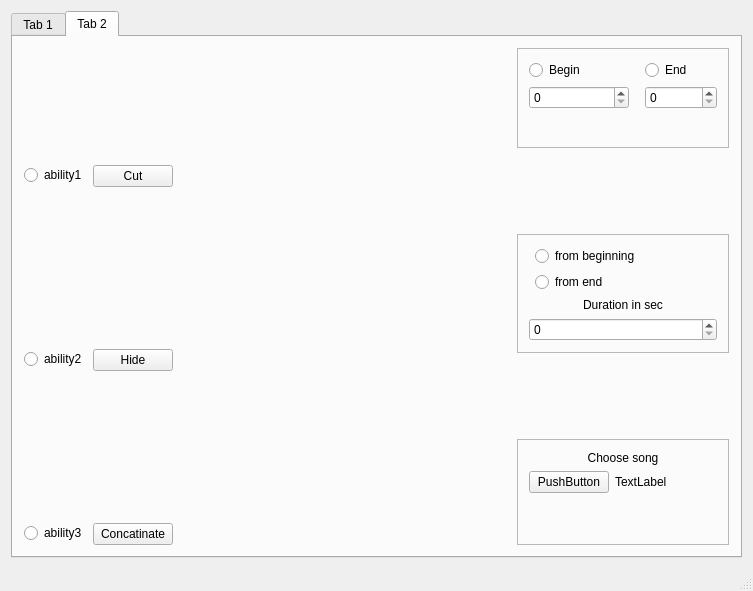
<?xml version="1.0" encoding="UTF-8"?>
<ui version="4.0">
 <class>MainWindow</class>
 <widget class="QMainWindow" name="MainWindow">
  <property name="geometry">
   <rect>
    <x>0</x>
    <y>0</y>
    <width>753</width>
    <height>591</height>
   </rect>
  </property>
  <property name="windowTitle">
   <string>MainWindow</string>
  </property>
  <widget class="QWidget" name="centralWidget">
   <layout class="QGridLayout" name="gridLayout_2">
    <item row="0" column="1">
     <widget class="QTabWidget" name="tabWidget">
      <property name="currentIndex">
       <number>1</number>
      </property>
      <widget class="QWidget" name="tab">
       <attribute name="title">
        <string>Tab 1</string>
       </attribute>
       <layout class="QGridLayout" name="gridLayout">
        <item row="0" column="0">
         <layout class="QVBoxLayout" name="verticalLayout">
          <item>
           <widget class="QLabel" name="label">
            <property name="text">
             <string>TextLabel</string>
            </property>
            <property name="alignment">
             <set>Qt::AlignCenter</set>
            </property>
           </widget>
          </item>
          <item>
           <widget class="QSlider" name="horizontalSlider">
            <property name="orientation">
             <enum>Qt::Horizontal</enum>
            </property>
           </widget>
          </item>
          <item>
           <layout class="QHBoxLayout" name="horizontalLayout">
            <item>
             <widget class="QTimeEdit" name="timeEdit_2">
              <property name="enabled">
               <bool>true</bool>
              </property>
              <property name="wrapping">
               <bool>false</bool>
              </property>
              <property name="frame">
               <bool>true</bool>
              </property>
              <property name="readOnly">
               <bool>true</bool>
              </property>
              <property name="buttonSymbols">
               <enum>QAbstractSpinBox::NoButtons</enum>
              </property>
              <property name="keyboardTracking">
               <bool>true</bool>
              </property>
             </widget>
            </item>
            <item>
             <widget class="QPushButton" name="pushButton">
              <property name="text">
               <string>&gt;</string>
              </property>
             </widget>
            </item>
            <item>
             <widget class="QPushButton" name="pushButton_2">
              <property name="text">
               <string>||</string>
              </property>
             </widget>
            </item>
            <item>
             <widget class="QPushButton" name="pushButton_3">
              <property name="text">
               <string>STOP</string>
              </property>
             </widget>
            </item>
            <item>
             <widget class="QPushButton" name="pushButton_4">
              <property name="text">
               <string>.</string>
              </property>
             </widget>
            </item>
            <item>
             <widget class="QTimeEdit" name="timeEdit">
              <property name="enabled">
               <bool>true</bool>
              </property>
              <property name="wrapping">
               <bool>false</bool>
              </property>
              <property name="frame">
               <bool>true</bool>
              </property>
              <property name="readOnly">
               <bool>true</bool>
              </property>
              <property name="buttonSymbols">
               <enum>QAbstractSpinBox::NoButtons</enum>
              </property>
              <property name="keyboardTracking">
               <bool>true</bool>
              </property>
             </widget>
            </item>
           </layout>
          </item>
          <item>
           <layout class="QHBoxLayout" name="horizontalLayout_2">
            <item>
             <spacer name="horizontalSpacer_3">
              <property name="orientation">
               <enum>Qt::Horizontal</enum>
              </property>
              <property name="sizeHint" stdset="0">
               <size>
                <width>40</width>
                <height>20</height>
               </size>
              </property>
             </spacer>
            </item>
            <item>
             <widget class="QPushButton" name="pushButton_5">
              <property name="text">
               <string>PushButton</string>
              </property>
             </widget>
            </item>
            <item>
             <spacer name="horizontalSpacer_2">
              <property name="orientation">
               <enum>Qt::Horizontal</enum>
              </property>
              <property name="sizeHint" stdset="0">
               <size>
                <width>40</width>
                <height>20</height>
               </size>
              </property>
             </spacer>
            </item>
            <item>
             <widget class="QPushButton" name="pushButton_7">
              <property name="sizePolicy">
               <sizepolicy hsizetype="Minimum" vsizetype="Fixed">
                <horstretch>0</horstretch>
                <verstretch>0</verstretch>
               </sizepolicy>
              </property>
              <property name="maximumSize">
               <size>
                <width>45</width>
                <height>16777215</height>
               </size>
              </property>
              <property name="text">
               <string>PushButton</string>
              </property>
             </widget>
            </item>
            <item>
             <widget class="QPushButton" name="pushButton_8">
              <property name="maximumSize">
               <size>
                <width>45</width>
                <height>16777215</height>
               </size>
              </property>
              <property name="text">
               <string>PushButton</string>
              </property>
             </widget>
            </item>
            <item>
             <widget class="QPushButton" name="pushButton_9">
              <property name="maximumSize">
               <size>
                <width>45</width>
                <height>16777215</height>
               </size>
              </property>
              <property name="text">
               <string>PushButton</string>
              </property>
             </widget>
            </item>
            <item>
             <spacer name="horizontalSpacer">
              <property name="orientation">
               <enum>Qt::Horizontal</enum>
              </property>
              <property name="sizeHint" stdset="0">
               <size>
                <width>40</width>
                <height>20</height>
               </size>
              </property>
             </spacer>
            </item>
            <item>
             <widget class="QPushButton" name="pushButton_6">
              <property name="text">
               <string>PushButton</string>
              </property>
             </widget>
            </item>
            <item>
             <spacer name="horizontalSpacer_4">
              <property name="orientation">
               <enum>Qt::Horizontal</enum>
              </property>
              <property name="sizeHint" stdset="0">
               <size>
                <width>40</width>
                <height>20</height>
               </size>
              </property>
             </spacer>
            </item>
           </layout>
          </item>
          <item>
           <widget class="QListView" name="listView"/>
          </item>
         </layout>
        </item>
       </layout>
      </widget>
      <widget class="QWidget" name="tab_2">
       <attribute name="title">
        <string>Tab 2</string>
       </attribute>
       <layout class="QGridLayout" name="gridLayout_7">
        <item row="0" column="0">
         <layout class="QGridLayout" name="gridLayout_3">
          <item row="0" column="1">
           <spacer name="horizontalSpacer_5">
            <property name="orientation">
             <enum>Qt::Horizontal</enum>
            </property>
            <property name="sizeHint" stdset="0">
             <size>
              <width>40</width>
              <height>20</height>
             </size>
            </property>
           </spacer>
          </item>
          <item row="0" column="0">
           <layout class="QFormLayout" name="formLayout">
            <item row="1" column="1">
             <widget class="QPushButton" name="pushButton_10">
              <property name="text">
               <string>Сut</string>
              </property>
             </widget>
            </item>
            <item row="2" column="0">
             <spacer name="verticalSpacer">
              <property name="orientation">
               <enum>Qt::Vertical</enum>
              </property>
              <property name="sizeHint" stdset="0">
               <size>
                <width>20</width>
                <height>150</height>
               </size>
              </property>
             </spacer>
            </item>
            <item row="3" column="0">
             <widget class="QRadioButton" name="radioButton_2">
              <property name="text">
               <string>ability2</string>
              </property>
             </widget>
            </item>
            <item row="3" column="1">
             <widget class="QPushButton" name="pushButton_11">
              <property name="text">
               <string>Hide</string>
              </property>
             </widget>
            </item>
            <item row="4" column="0">
             <spacer name="verticalSpacer_2">
              <property name="orientation">
               <enum>Qt::Vertical</enum>
              </property>
              <property name="sizeHint" stdset="0">
               <size>
                <width>20</width>
                <height>140</height>
               </size>
              </property>
             </spacer>
            </item>
            <item row="5" column="0">
             <widget class="QRadioButton" name="radioButton_3">
              <property name="text">
               <string>ability3</string>
              </property>
             </widget>
            </item>
            <item row="5" column="1">
             <widget class="QPushButton" name="pushButton_12">
              <property name="text">
               <string>Concatinate</string>
              </property>
             </widget>
            </item>
            <item row="0" column="0">
             <spacer name="verticalSpacer_6">
              <property name="orientation">
               <enum>Qt::Vertical</enum>
              </property>
              <property name="sizeHint" stdset="0">
               <size>
                <width>20</width>
                <height>40</height>
               </size>
              </property>
             </spacer>
            </item>
            <item row="1" column="0">
             <widget class="QRadioButton" name="radioButton">
              <property name="layoutDirection">
               <enum>Qt::LeftToRight</enum>
              </property>
              <property name="text">
               <string>ability1</string>
              </property>
             </widget>
            </item>
           </layout>
          </item>
          <item row="0" column="4">
           <layout class="QVBoxLayout" name="verticalLayout_3">
            <item>
             <widget class="QFrame" name="frame">
              <property name="minimumSize">
               <size>
                <width>100</width>
                <height>100</height>
               </size>
              </property>
              <property name="frameShape">
               <enum>QFrame::StyledPanel</enum>
              </property>
              <property name="frameShadow">
               <enum>QFrame::Raised</enum>
              </property>
              <layout class="QGridLayout" name="gridLayout_4">
               <item row="0" column="0">
                <layout class="QFormLayout" name="formLayout_2">
                 <property name="sizeConstraint">
                  <enum>QLayout::SetDefaultConstraint</enum>
                 </property>
                 <property name="rowWrapPolicy">
                  <enum>QFormLayout::DontWrapRows</enum>
                 </property>
                 <property name="labelAlignment">
                  <set>Qt::AlignJustify|Qt::AlignVCenter</set>
                 </property>
                 <property name="formAlignment">
                  <set>Qt::AlignHCenter|Qt::AlignTop</set>
                 </property>
                 <item row="1" column="0">
                  <widget class="QRadioButton" name="radioButton_6">
                   <property name="minimumSize">
                    <size>
                     <width>110</width>
                     <height>0</height>
                    </size>
                   </property>
                   <property name="text">
                    <string>Begin</string>
                   </property>
                  </widget>
                 </item>
                 <item row="1" column="1">
                  <widget class="QRadioButton" name="radioButton_7">
                   <property name="text">
                    <string>End</string>
                   </property>
                  </widget>
                 </item>
                 <item row="2" column="0">
                  <widget class="QSpinBox" name="spinBox">
                   <property name="minimumSize">
                    <size>
                     <width>100</width>
                     <height>0</height>
                    </size>
                   </property>
                   <property name="maximum">
                    <number>2000</number>
                   </property>
                  </widget>
                 </item>
                 <item row="2" column="1">
                  <widget class="QSpinBox" name="spinBox_2">
                   <property name="minimumSize">
                    <size>
                     <width>72</width>
                     <height>0</height>
                    </size>
                   </property>
                   <property name="maximum">
                    <number>2000</number>
                   </property>
                  </widget>
                 </item>
                </layout>
               </item>
              </layout>
             </widget>
            </item>
            <item>
             <spacer name="verticalSpacer_3">
              <property name="orientation">
               <enum>Qt::Vertical</enum>
              </property>
              <property name="sizeHint" stdset="0">
               <size>
                <width>20</width>
                <height>40</height>
               </size>
              </property>
             </spacer>
            </item>
            <item>
             <widget class="QFrame" name="frame_2">
              <property name="frameShape">
               <enum>QFrame::StyledPanel</enum>
              </property>
              <property name="frameShadow">
               <enum>QFrame::Raised</enum>
              </property>
              <layout class="QGridLayout" name="gridLayout_5">
               <item row="0" column="0">
                <layout class="QFormLayout" name="formLayout_3">
                 <item row="1" column="0">
                  <layout class="QHBoxLayout" name="horizontalLayout_3"/>
                 </item>
                 <item row="1" column="1">
                  <widget class="QRadioButton" name="radioButton_4">
                   <property name="text">
                    <string>from end</string>
                   </property>
                  </widget>
                 </item>
                 <item row="2" column="0" colspan="2">
                  <widget class="QLabel" name="label_4">
                   <property name="text">
                    <string>Duration in sec</string>
                   </property>
                   <property name="alignment">
                    <set>Qt::AlignCenter</set>
                   </property>
                  </widget>
                 </item>
                 <item row="3" column="0" colspan="2">
                  <widget class="QSpinBox" name="spinBox_3"/>
                 </item>
                 <item row="0" column="1">
                  <widget class="QRadioButton" name="radioButton_5">
                   <property name="text">
                    <string>from beginning</string>
                   </property>
                  </widget>
                 </item>
                </layout>
               </item>
              </layout>
             </widget>
            </item>
            <item>
             <spacer name="verticalSpacer_4">
              <property name="orientation">
               <enum>Qt::Vertical</enum>
              </property>
              <property name="sizeHint" stdset="0">
               <size>
                <width>20</width>
                <height>40</height>
               </size>
              </property>
             </spacer>
            </item>
            <item>
             <widget class="QFrame" name="frame_3">
              <property name="frameShape">
               <enum>QFrame::StyledPanel</enum>
              </property>
              <property name="frameShadow">
               <enum>QFrame::Raised</enum>
              </property>
              <layout class="QGridLayout" name="gridLayout_6">
               <item row="0" column="0">
                <layout class="QFormLayout" name="formLayout_4">
                 <item row="1" column="0">
                  <widget class="QPushButton" name="pushButton_13">
                   <property name="text">
                    <string>PushButton</string>
                   </property>
                  </widget>
                 </item>
                 <item row="1" column="1">
                  <widget class="QLabel" name="label_5">
                   <property name="text">
                    <string>TextLabel</string>
                   </property>
                  </widget>
                 </item>
                 <item row="0" column="0" colspan="2">
                  <widget class="QLabel" name="label_6">
                   <property name="text">
                    <string>Choose song</string>
                   </property>
                   <property name="alignment">
                    <set>Qt::AlignCenter</set>
                   </property>
                  </widget>
                 </item>
                </layout>
               </item>
               <item row="1" column="0">
                <spacer name="verticalSpacer_5">
                 <property name="orientation">
                  <enum>Qt::Vertical</enum>
                 </property>
                 <property name="sizeHint" stdset="0">
                  <size>
                   <width>20</width>
                   <height>40</height>
                  </size>
                 </property>
                </spacer>
               </item>
              </layout>
             </widget>
            </item>
           </layout>
          </item>
         </layout>
        </item>
       </layout>
      </widget>
     </widget>
    </item>
   </layout>
  </widget>
  <widget class="QStatusBar" name="statusBar"/>
 </widget>
 <layoutdefault spacing="6" margin="11"/>
 <resources/>
 <connections/>
</ui>
